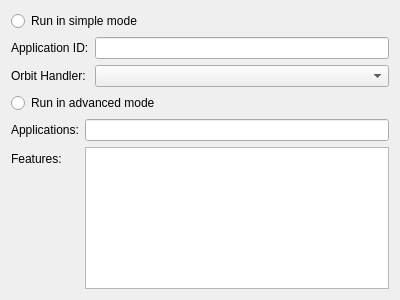
<?xml version="1.0" encoding="UTF-8"?>
<ui version="4.0">
 <class>Hemera::Internal::HemeraRunConfigurationWidget</class>
 <widget class="QWidget" name="Hemera::Internal::HemeraRunConfigurationWidget">
  <property name="geometry">
   <rect>
    <x>0</x>
    <y>0</y>
    <width>400</width>
    <height>300</height>
   </rect>
  </property>
  <property name="windowTitle">
   <string>Form</string>
  </property>
  <layout class="QVBoxLayout" name="verticalLayout">
   <item>
    <widget class="QRadioButton" name="simpleRadio">
     <property name="text">
      <string>Run in simple mode</string>
     </property>
    </widget>
   </item>
   <item>
    <layout class="QFormLayout" name="formLayout_2">
     <item row="0" column="0">
      <widget class="QLabel" name="label">
       <property name="text">
        <string>Application ID:</string>
       </property>
      </widget>
     </item>
     <item row="0" column="1">
      <widget class="QLineEdit" name="applicationIdEdit"/>
     </item>
     <item row="1" column="0">
      <widget class="QLabel" name="label_2">
       <property name="text">
        <string>Orbit Handler:</string>
       </property>
      </widget>
     </item>
     <item row="1" column="1">
      <widget class="QComboBox" name="starCombo"/>
     </item>
    </layout>
   </item>
   <item>
    <widget class="QRadioButton" name="advancedRadio">
     <property name="text">
      <string>Run in advanced mode</string>
     </property>
    </widget>
   </item>
   <item>
    <layout class="QFormLayout" name="formLayout">
     <item row="0" column="0">
      <widget class="QLabel" name="label_3">
       <property name="text">
        <string>Applications:</string>
       </property>
      </widget>
     </item>
     <item row="0" column="1">
      <widget class="QLineEdit" name="applicationsLineEdit"/>
     </item>
     <item row="1" column="0">
      <widget class="QLabel" name="label_4">
       <property name="text">
        <string>Features:</string>
       </property>
      </widget>
     </item>
     <item row="1" column="1">
      <widget class="QListView" name="featuresView"/>
     </item>
    </layout>
   </item>
  </layout>
 </widget>
 <resources/>
 <connections>
  <connection>
   <sender>simpleRadio</sender>
   <signal>toggled(bool)</signal>
   <receiver>applicationIdEdit</receiver>
   <slot>setEnabled(bool)</slot>
   <hints>
    <hint type="sourcelabel">
     <x>199</x>
     <y>19</y>
    </hint>
    <hint type="destinationlabel">
     <x>246</x>
     <y>48</y>
    </hint>
   </hints>
  </connection>
  <connection>
   <sender>simpleRadio</sender>
   <signal>toggled(bool)</signal>
   <receiver>starCombo</receiver>
   <slot>setEnabled(bool)</slot>
   <hints>
    <hint type="sourcelabel">
     <x>199</x>
     <y>19</y>
    </hint>
    <hint type="destinationlabel">
     <x>246</x>
     <y>77</y>
    </hint>
   </hints>
  </connection>
  <connection>
   <sender>simpleRadio</sender>
   <signal>toggled(bool)</signal>
   <receiver>applicationsLineEdit</receiver>
   <slot>setDisabled(bool)</slot>
   <hints>
    <hint type="sourcelabel">
     <x>199</x>
     <y>19</y>
    </hint>
    <hint type="destinationlabel">
     <x>241</x>
     <y>135</y>
    </hint>
   </hints>
  </connection>
  <connection>
   <sender>simpleRadio</sender>
   <signal>toggled(bool)</signal>
   <receiver>featuresView</receiver>
   <slot>setDisabled(bool)</slot>
   <hints>
    <hint type="sourcelabel">
     <x>199</x>
     <y>19</y>
    </hint>
    <hint type="destinationlabel">
     <x>241</x>
     <y>221</y>
    </hint>
   </hints>
  </connection>
 </connections>
</ui>
